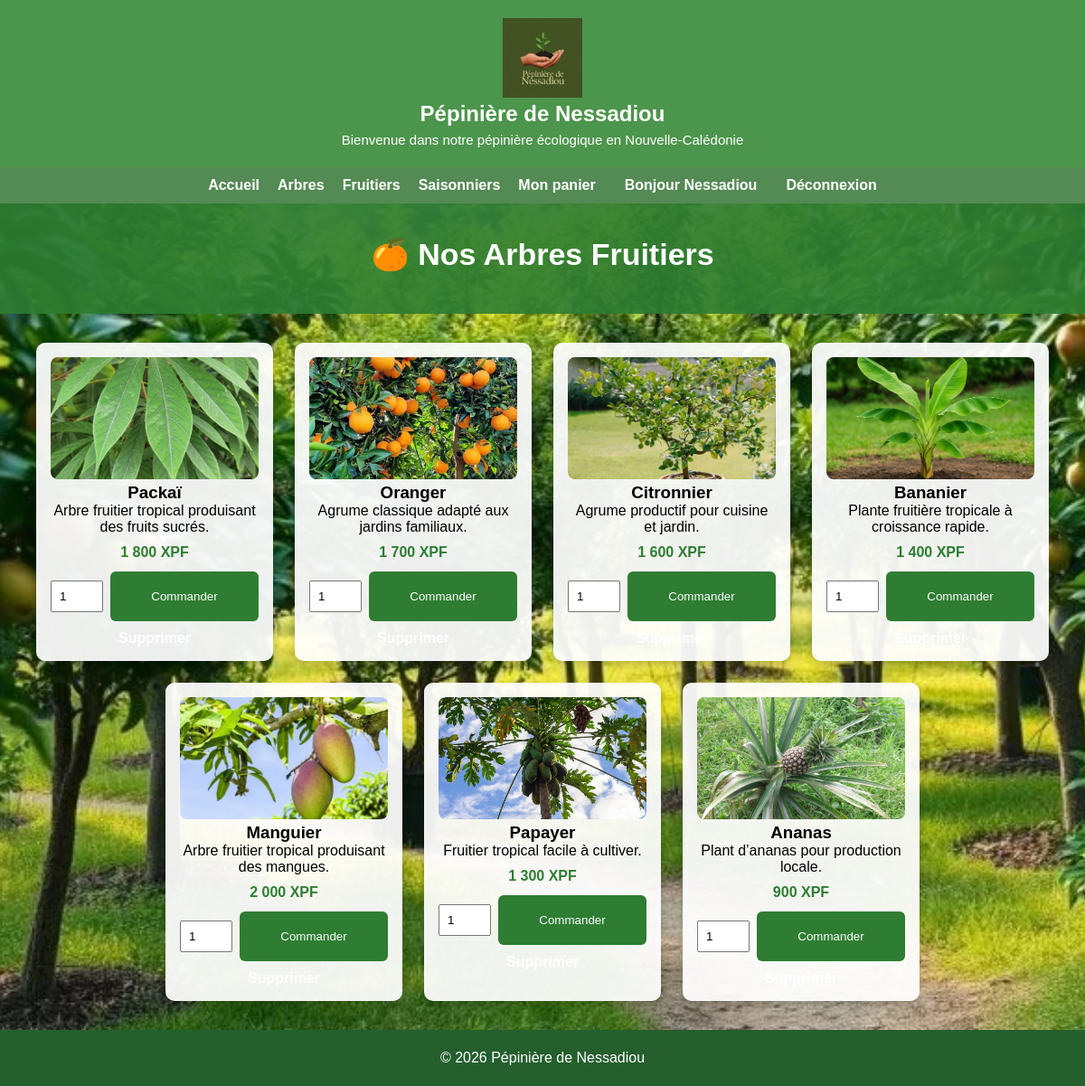
Page /nos-fruitiers.php (signed in) on the committed database.
### tables this page shows
CREATE TABLE produits (
  id INT AUTO_INCREMENT PRIMARY KEY,
  nom VARCHAR(100) NOT NULL,
  type VARCHAR(50) NOT NULL,
  description TEXT,
  prix DECIMAL(10, 2) NOT NULL DEFAULT 0,
  image TEXT
);

### public/nos-fruitiers.php (called while the page is built)
<?php
require_once __DIR__ . '/../pages/site/nos-fruitiers.php';
?>

### pages/site/catalogue.php (the view, shortened to what this page needs)
<?php
function e($value)
{
    return htmlspecialchars((string) $value, ENT_QUOTES, 'UTF-8');
}
function catalogue_image_url($image)
{
    $image = (string) $image;
    return BASE_URL . '/assets/images/' . basename($image);
}
function afficher_carte_produit($row, $pageUrl)
{
    $prix = isset($row['prix']) ? (float) $row['prix'] : 0;
    ?>
    <div class="card">
      <img src="<?php echo e(catalogue_image_url($row['image'] ?? '')); ?>" alt="<?php echo e($row['nom'] ?? 'Produit'); ?>">
      <h3><?php echo e($row['nom'] ?? 'Produit'); ?></h3>
      <p><?php echo e($row['description'] ?? ''); ?></p>
      <?php if ($prix > 0) { ?>
        <strong><?php echo e(number_format($prix, 0, ',', ' ')); ?> XPF</strong>
      <?php } ?>
      <?php if (isset($_SESSION['client'])) { ?>
        <form method="POST" class="commande-form">
          <input type="number" name="quantite" min="1" value="1" required>
          <button type="submit">Commander</button>
        </form>
      <?php } ?>
      <?php if (isset($_SESSION['client']['role']) && $_SESSION['client']['role'] === 'admin') { ?>
        <a class="delete-link"
           href="<?php echo e($pageUrl); ?>?action=delete&id=<?php echo e($row['id']); ?>"
           onclick="return confirm('Supprimer ce produit ?');">
        </a>
      <?php } ?>
    </div>
    <?php
}
?>

### pages/site/nos-fruitiers.php (shortened to what this page needs)
<?php
require_once __DIR__ . '/../../config/connexion.php';
require_once __DIR__ . '/catalogue.php';
$pageUrl = route_url('catalogue.fruitiers');
$dbDisponible = $conn instanceof mysqli;
?>
<!DOCTYPE html>
<html lang="fr">
<head>
  <link rel="stylesheet" href="<?php echo BASE_URL; ?>/assets/css/style.css">
  <link rel="stylesheet" href="<?php echo BASE_URL; ?>/assets/css/catalogue.css">
</head>
<body class="page-catalogue catalogue-fruitiers">
<?php require __DIR__ . '/../partials/header.php'; ?>
<section class="catalogue-heading">
  <h1>🍊 Nos Arbres Fruitiers</h1>
</section>
<div class="container">
<?php
if (!$dbDisponible) {
    echo "<p class='catalogue-message'>La base de données n'est pas disponible. Vérifie que MySQL est lancé et que la base nessadiou existe.</p>";
} else {
    $sql = "SELECT * FROM produits WHERE type = 'fruitier'";
    $result = $conn->query($sql);
    if ($result && $result->num_rows > 0) {
        while($row = $result->fetch_assoc()) {
            afficher_carte_produit($row, $pageUrl);
        }
    } else {
        echo "<p class='catalogue-message'>Aucun fruitier disponible</p>";
    }
}
?>
</div>
<?php require __DIR__ . '/../partials/footer.php'; ?>
</body>
</html>

### assets/css/style.css (style rules this page uses)
* { margin: 0; padding: 0; }
h1 { position: relative; top: 10px; }
body { margin: 0; font-family: Arial, sans-serif; background-color: #f7f9f7; min-height: 100vh; display: flex; flex-direction: column; }
.container { padding: 40px; }
.card { background-color: white; border-radius: 10px; padding: 15px; width: 220px; box-shadow: 0 4px 8px rgba(0, 0, 0, 0.1); text-align: center; }
.card img { width: 100%; height: 120px; object-fit: cover; border-radius: 10px; }
.card a { text-decoration: none; color: #ffffff; font-weight: bold; }
input { width: 100%; padding: 10px; margin: 10px 0; box-sizing: border-box; }
button { width: 100%; padding: 10px; background-color: #4caf50; color: white; border: none; cursor: pointer; border-radius: 5px; }

### assets/css/catalogue.css (style rules this page uses)
body.page-catalogue { margin: 0; min-height: 100vh; font-family: Arial, sans-serif; background-size: cover; background-position: center; background-repeat: no-repeat; background-attachment: fixed; }
body.catalogue-fruitiers { background-image: url('../images/arbres fruitiers.webp'); }
.page-catalogue .catalogue-heading { background-color: rgba(46, 125, 50, 0.9); color: white; text-align: center; padding: 36px 20px; }
.page-catalogue .catalogue-heading h1 { top: 0; font-size: 34px; margin-bottom: 10px; }
.page-catalogue .container { padding: 32px; display: flex; flex-wrap: wrap; gap: 24px; justify-content: center; }
.page-catalogue .card { background: rgba(255, 255, 255, 0.93); border-radius: 10px; padding: 16px; width: 230px; text-align: center; box-shadow: 0 4px 10px rgba(0, 0, 0, 0.2); transition: transform 0.2s ease, box-shadow 0.2s ease; }
.page-catalogue .card img { width: 100%; height: 135px; object-fit: cover; border-radius: 8px; }
.page-catalogue .card strong { display: block; margin: 10px 0; color: #2e7d32; }
.commande-form { display: flex; gap: 8px; justify-content: center; margin-top: 12px; }
.commande-form input { width: 58px; padding: 8px; }
.commande-form button { border: 0; border-radius: 6px; background: #2e7d32; color: white; padding: 8px 10px; cursor: pointer; }
.delete-link { display: inline-block; margin-top: 10px; color: #c62828; font-weight: bold; }

### rows in the picture
produits: image (picture), nom "Packaï", description "Arbre fruitier tropical produisant des fruits sucrés.", prix "1 800"
produits: image (picture), nom "Oranger", description "Agrume classique adapté aux jardins familiaux.", prix "1 700"
produits: image (picture), nom "Citronnier", description "Agrume productif pour cuisine et jardin.", prix "1 600"
produits: image (picture), nom "Bananier", description "Plante fruitière tropicale à croissance rapide.", prix "1 400"
produits: image (picture), nom "Manguier", description "Arbre fruitier tropical produisant des mangues.", prix "2 000"
produits: image (picture), nom "Papayer", description "Fruitier tropical facile à cultiver.", prix "1 300"
produits: image (picture), nom "Ananas", description "Plant d’ananas pour production locale.", prix "900"

### other values in the picture
$_SESSION['client']['prenom'] "Nessadiou"
